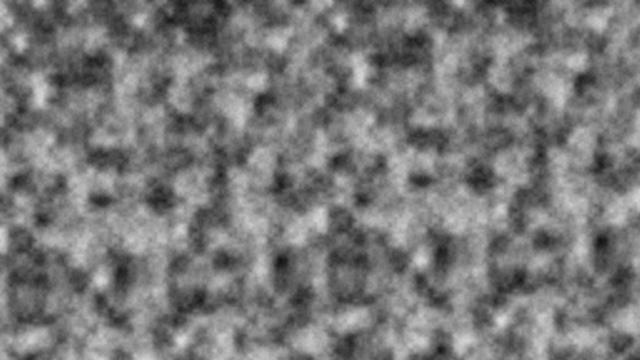
Frame 1 (no input)
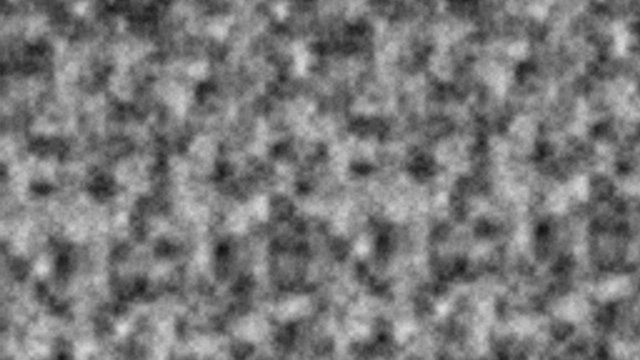
Frame 60 (the mouse pressed at the canvas centre just before this capture)
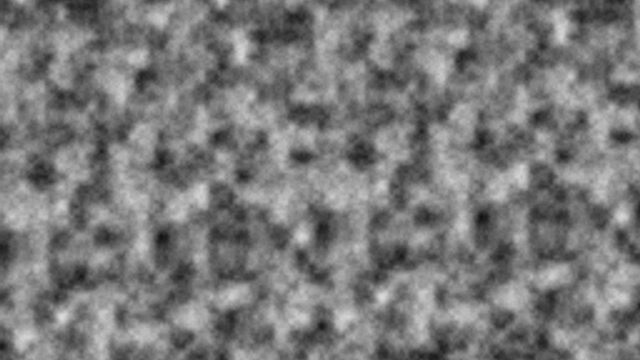
Frame 120 (the mouse held since frame 60 and released just before this capture)

The Processing sketch that drew these frames (run headless with seeded random() and noise(); from frame 60 on, the mouse is pressed at the canvas centre):

// Processing sketch: perlin_noise_color
// ── perlin_noise_color.pde
float xseed = 0.0;
float yseed = 0.0;


void setup() {
  size(640, 360);  
  loadPixels();
}

void draw() {
  float xoff = xseed;
  
  for (int x = 0; x < width; x++) {
    float yoff = yseed;
    for (int y = 0; y < height; y++) {
      float bright = map(noise(xoff, yoff), 0, 1, 0, 255);
      pixels[x + y * width] = color(bright);
      yoff += 0.05;
    }
    xoff += 0.05;
  }
  updatePixels();
  xseed += 0.05;
  yseed += 0.01;
}
